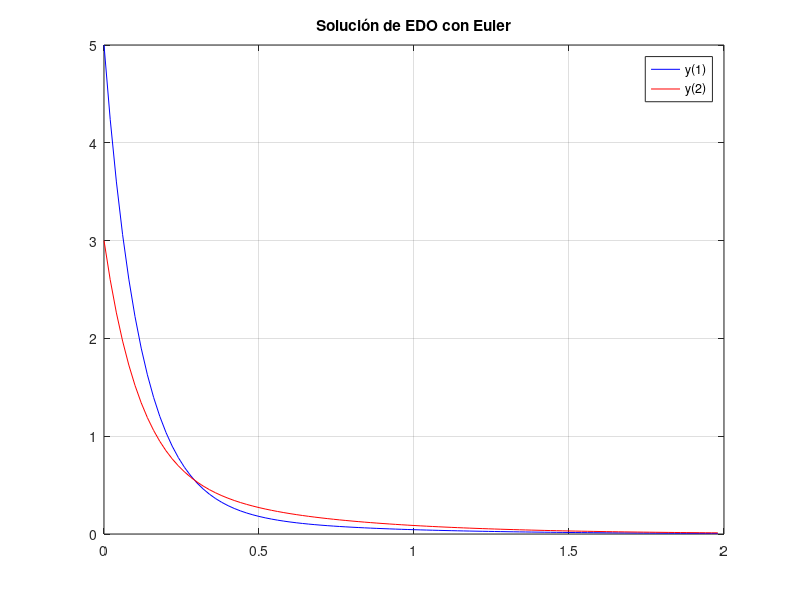
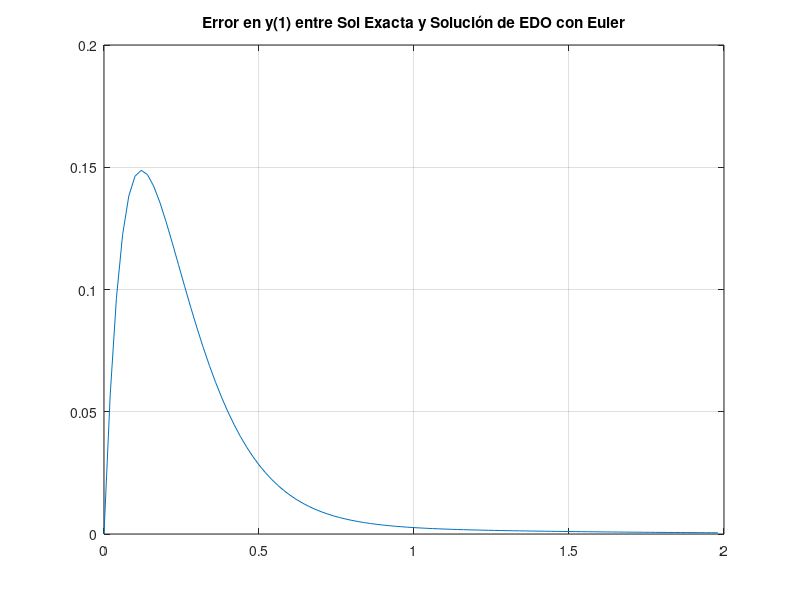
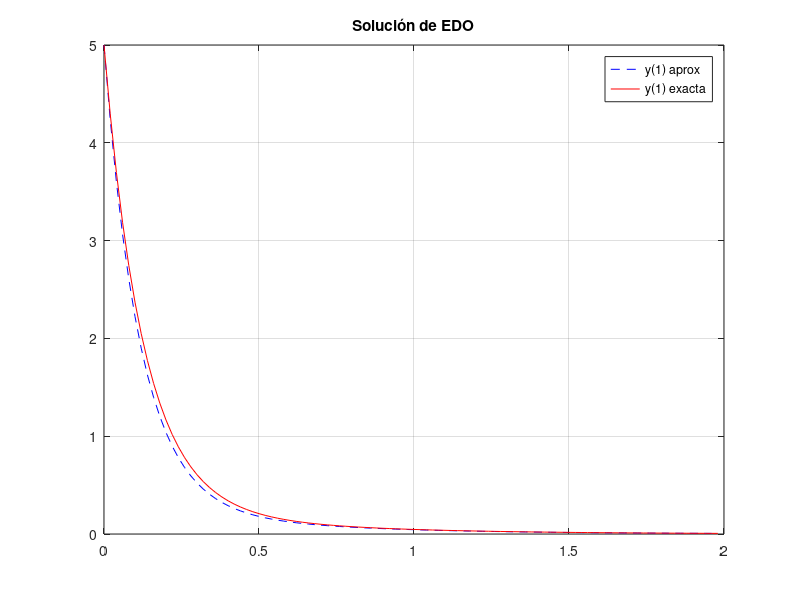

Write MATLAB code to recreate these figures, in order.
function RK2_03_con_Euler_Vectorial
% y1' =  (-10y1 + 4 y2)    con y1(0)=5
% y2' =  (-4 y1 + 0 y2)    con y2(0)=3
% yex1= (1/3)*exp(-2*t)+(14/3)*exp(-8*t));
% yex2= (2/3)*exp(-2*t)+(7/3)*exp(-8*t));
clc,clear
% Datos
y10=5;     % Valores Iniciales
y20=3;
t0=0;
Dt=0.02;  % incremento de tiempo
NDt=100;  % cantidad de Dt a realizar
% Dimensionamiento
t=zeros(1,NDt);   % vector fila para el tiempo
y=zeros(2,NDt);   % Matriz para el vector solución y(t)
k1=zeros(2,1);
k2=zeros(2,1);
% Inicialización del primer estado solución
t(1)=t0;
y(1,1)=y10;
y(2,1)=y20;
% Euler
for j=1:NDt-1
   k1=Dt*f_sist_1(y(:,j),t(j));
   y(:,j+1)  = y(:,j) + k1;
   t(j+1)    = t(j)   + Dt;
end
figure(1)
plot(t,y(1,:),'b',t,y(2,:),'r');
title ('Solución de EDO con Euler')
legend('y(1)', 'y(2)')
grid on
% Fin de EULER
%
%Comparacion con Sol Exacta
% yex1= (1/3)*exp(-2*t)+(14/3)*exp(-8*t));
% yex2= (2/3)*exp(-2*t)+(7/3)*exp(-8*t));
for i=1:NDt
    yex(i)=(1/3)*exp(-2*t(i))+(14/3)*exp(-8*t(i));
    er(i)=abs(yex(i)-y(1,i));
end
normer=norm(er,inf)

figure(3)
plot(t,er)
title ('Error en y(1) entre Sol Exacta y Solución de EDO con Euler')
grid on

figure (4)
plot (t,y(1,:),'--b',t,yex,'r' )
title ('Solución de EDO')
legend('y(1) aprox', 'y(1) exacta')
grid on
end
function [fy]=f_sist_1(z,x)
  fy(1,1)=(-10*z(1) + 4*z(2));
  fy(2,1)=(-4*z(1)+0*z(2));
end
